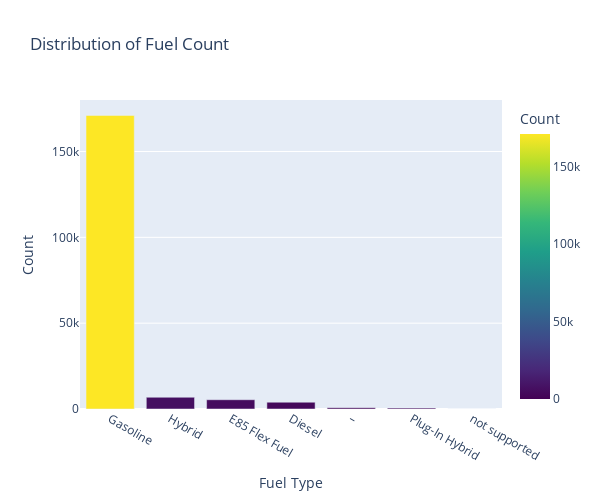

Source (notebook cell):
### Code cell
fig = px.bar(fuel_counts, x='fuel_type', y='count', 
             title='Distribution of Fuel Count',
             labels={'fuel_type': 'Fuel Type', 'count': 'Count'},
             color='count',  
             color_continuous_scale='Viridis'  
)

fig.update_layout(
    xaxis_title='Fuel Type',
    yaxis_title='Count',
    width=600,  
    height=500,
)

fig.show()

### Figure 1 — Plotly figure (JSON) as saved in the notebook; plotly's stock layout.template omitted (floating-point values rounded to 4 significant figures)
{"data": [{"alignmentgroup": "True", "hovertemplate": "Fuel Type=%{x}<br>Count=%{marker.color}<extra></extra>", "legendgroup": "", "marker": {"color": [171023, 6832, 5406, 3955, 781, 521, 15], "coloraxis": "coloraxis", "pattern": {"shape": ""}}, "name": "", "offsetgroup": "", "orientation": "v", "showlegend": false, "textposition": "auto", "type": "bar", "x": ["Gasoline", "Hybrid", "E85 Flex Fuel", "Diesel", "–", "Plug-In Hybrid", "not supported"], "xaxis": "x", "y": [171023, 6832, 5406, 3955, 781, 521, 15], "yaxis": "y"}], "layout": {"barmode": "relative", "coloraxis": {"colorbar": {"title": {"text": "Count"}}, "colorscale": [[0, "#440154"], [0.1111, "#482878"], [0.2222, "#3e4989"], [0.3333, "#31688e"], [0.4444, "#26828e"], [0.5556, "#1f9e89"], [0.6667, "#35b779"], [0.7778, "#6ece58"], [0.8889, "#b5de2b"], [1, "#fde725"]]}, "height": 500, "legend": {"tracegroupgap": 0}, "title": {"text": "Distribution of Fuel Count"}, "width": 600, "xaxis": {"anchor": "y", "domain": [0, 1], "title": {"text": "Fuel Type"}}, "yaxis": {"anchor": "x", "domain": [0, 1], "title": {"text": "Count"}}}}
